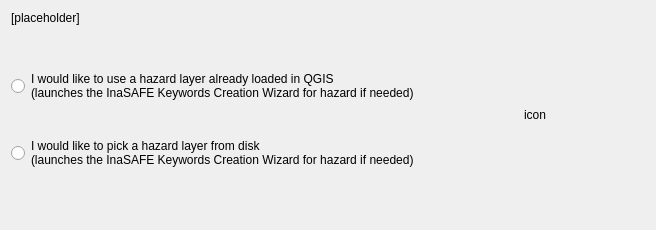
       <widget class="QWidget" name="pgF10HazLayerOrigin">
        <layout class="QGridLayout" name="gridLayout_18">
         <item row="4" column="0">
          <spacer name="verticalSpacer">
           <property name="orientation">
            <enum>Qt::Vertical</enum>
           </property>
           <property name="sizeHint" stdset="0">
            <size>
             <width>20</width>
             <height>40</height>
            </size>
           </property>
          </spacer>
         </item>
         <item row="2" column="0">
          <widget class="QRadioButton" name="rbHazLayerFromCanvas">
           <property name="text">
            <string>I would like to use a hazard layer already loaded in QGIS
(launches the InaSAFE Keywords Creation Wizard for hazard if needed)</string>
           </property>
          </widget>
         </item>
         <item row="2" column="1" rowspan="2">
          <spacer name="horizontalSpacer_10">
           <property name="orientation">
            <enum>Qt::Horizontal</enum>
           </property>
           <property name="sizeHint" stdset="0">
            <size>
             <width>40</width>
             <height>20</height>
            </size>
           </property>
          </spacer>
         </item>
         <item row="2" column="3" rowspan="2">
          <spacer name="horizontalSpacer_12">
           <property name="orientation">
            <enum>Qt::Horizontal</enum>
           </property>
           <property name="sizeType">
            <enum>QSizePolicy::Fixed</enum>
           </property>
           <property name="sizeHint" stdset="0">
            <size>
             <width>40</width>
             <height>20</height>
            </size>
           </property>
          </spacer>
         </item>
         <item row="1" column="0">
          <spacer name="verticalSpacer_17">
           <property name="orientation">
            <enum>Qt::Vertical</enum>
           </property>
           <property name="sizeType">
            <enum>QSizePolicy::Fixed</enum>
           </property>
           <property name="sizeHint" stdset="0">
            <size>
             <width>20</width>
             <height>20</height>
            </size>
           </property>
          </spacer>
         </item>
         <item row="3" column="0">
          <widget class="QRadioButton" name="rbHazLayerFromBrowser">
           <property name="text">
            <string>I would like to pick a hazard layer from disk
(launches the InaSAFE Keywords Creation Wizard for hazard if needed)</string>
           </property>
          </widget>
         </item>
         <item row="2" column="2" rowspan="2">
          <widget class="QLabel" name="lblIconIFCWHazardOrigin">
           <property name="sizePolicy">
            <sizepolicy hsizetype="Fixed" vsizetype="Fixed">
             <horstretch>0</horstretch>
             <verstretch>0</verstretch>
            </sizepolicy>
           </property>
           <property name="minimumSize">
            <size>
             <width>128</width>
             <height>128</height>
            </size>
           </property>
           <property name="maximumSize">
            <size>
             <width>128</width>
             <height>128</height>
            </size>
           </property>
           <property name="text">
            <string>icon</string>
           </property>
           <property name="scaledContents">
            <bool>true</bool>
           </property>
           <property name="alignment">
            <set>Qt::AlignCenter</set>
           </property>
          </widget>
         </item>
         <item row="0" column="0" colspan="4">
          <widget class="QLabel" name="lblSelectHazLayerOriginType">
           <property name="sizePolicy">
            <sizepolicy hsizetype="Preferred" vsizetype="Minimum">
             <horstretch>0</horstretch>
             <verstretch>0</verstretch>
            </sizepolicy>
           </property>
           <property name="styleSheet">
            <string notr="true">font: 11pt &quot;Ubuntu&quot;;</string>
           </property>
           <property name="text">
            <string>&lt;html&gt;&lt;head/&gt;&lt;body&gt;&lt;p&gt;[placeholder]&lt;/p&gt;&lt;/body&gt;&lt;/html&gt;</string>
           </property>
           <property name="alignment">
            <set>Qt::AlignLeading|Qt::AlignLeft|Qt::AlignTop</set>
           </property>
           <property name="wordWrap">
            <bool>true</bool>
           </property>
          </widget>
         </item>
        </layout>
       </widget>
